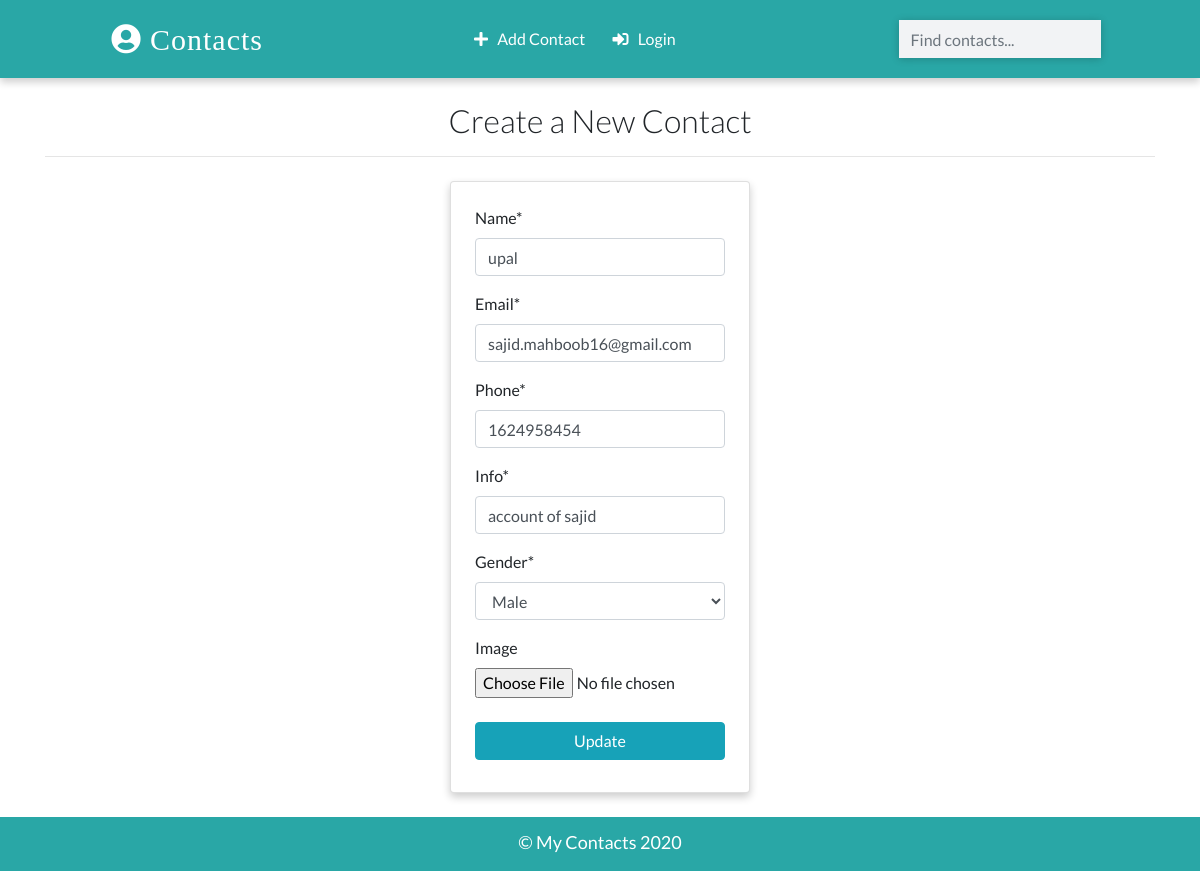
The app's page /contacts/update/2/ with its own data.
### cms/models.py (models this page shows, shortened)
class Contact(models.Model):
    name = models.CharField(max_length=20)
    email = models.EmailField(max_length=100)
    phone = models.IntegerField()
    info = models.CharField(max_length=30)
    gender = models.CharField(max_length=50, choices=(
        ('male', 'Male'),
        ('female', 'Female'),
    ))
    image = models.ImageField(upload_to='images/', blank=True)
    date_added = models.DateTimeField(default = datetime.now)
    class Meta:
        ordering = ['-id']

### cms/views.py (the view, shortened to what this page needs)
# urls.py: path('contacts/update/<pk>/', views.ContactUpdateView.as_view(), name='update'),
class ContactUpdateView(UpdateView):
    model = Contact
    template_name = 'update.html'
    fields = ['name','email','phone','info','gender','image']

### templates/update.html (shortened to what this page needs)
{% extends 'base.html' %}
{% load crispy_forms_tags %}
{% block main_content %}
<div class="container">
    <h2 class="heading font-weight-light text-center">Create a New Contact</h2>
    <hr>
</div>
<div class="container w-25 card p-4 mt-4">
    <form action="" method="POST" enctype="multipart/form-data">
    {{form|crispy}}
    <input type="submit" value="Update" class="w-100 text-white text-center my-2 btn btn-info">
    </form>
</div>
{% endblock main_content %}

### static/css/main.css (style rules this page uses)
:root { --back: #29a7a6; --girl: #e64298; --boy: #2874dd; }
body { font-family: Lato, sans-serif; }
.card { box-shadow: 0 4px 8px 0 rgba(0, 0, 0, 0.2); transition: 0.3s; min-width: 250px; box-sizing: border-box; }

### records on screen
Contact: name "upal", email "sajid.mahboob16@gmail.com", phone "1624958454", info "account of sajid", gender "Male"
